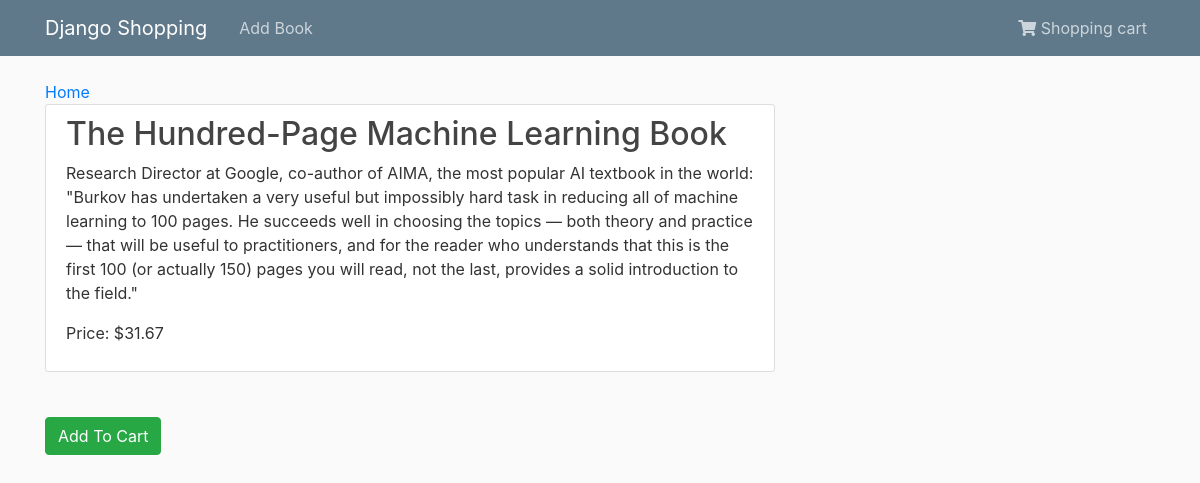
Screenshot of /book/3/ with the database file from the repository.
### shopping/models.py (models this page shows, shortened)
class Product(models.Model):
    name = models.CharField(max_length=50)
    category = models.CharField(max_length=50)
    description = models.TextField()
    price = models.DecimalField(max_digits=100, decimal_places=2)

### shopping/views.py (the view)
# urls.py: path('book/<int:pk>/', ProductDetailView.as_view(), name="product-detail"),
class ProductDetailView(DetailView):
    model = Product

### shopping/templates/shopping/product_detail.html
{% extends "shopping/base.html" %}
{% block content %}
<a href="{% url 'shopping-home' %}">Home</a>
    <article class="media content-section">
            <div class="media-body">
              <h2>{{ object.name }}</h2>
        <p class="article-content">{{object.description}}</p>
        <p class="article-content">Price: ${{object.price}}</p>
        </div>
    </article>
    <a href="#" class="btn btn-success pull-right addcart" role="button">Add To Cart</a>
{% endblock content %}

### shopping/static/shopping/main.css (style rules this page uses)
body { background: #fafafa; color: #333333; margin-top: 5rem; }
h1, h2, h3, h4, h5, h6 { color: #444444; }
.addcart { margin-top: 25px; }
.media-body h2 { text-transform: capitalize; }
.content-section { background: #ffffff; padding: 10px 20px; border: 1px solid #dddddd; border-radius: 3px; margin-bottom: 20px; }
.article-content { white-space: pre-line; }

### rows the page displays
Product: name "The Hundred-Page Machine Learning Book", description "Research Director at Google, co-author of AIMA, the most popular AI textbook in the world: \"Burkov has undertaken a very useful but impossibly hard task in reducing all of machine learning to 100 pages. He succeeds well in choosing the topics — both theory and practice — that will be useful to practitioners, and for the reader who understands that this is the first 100 (or actually 150) pages you will read, not the last, provides a solid introduction to the field.\"", price "31.67"
